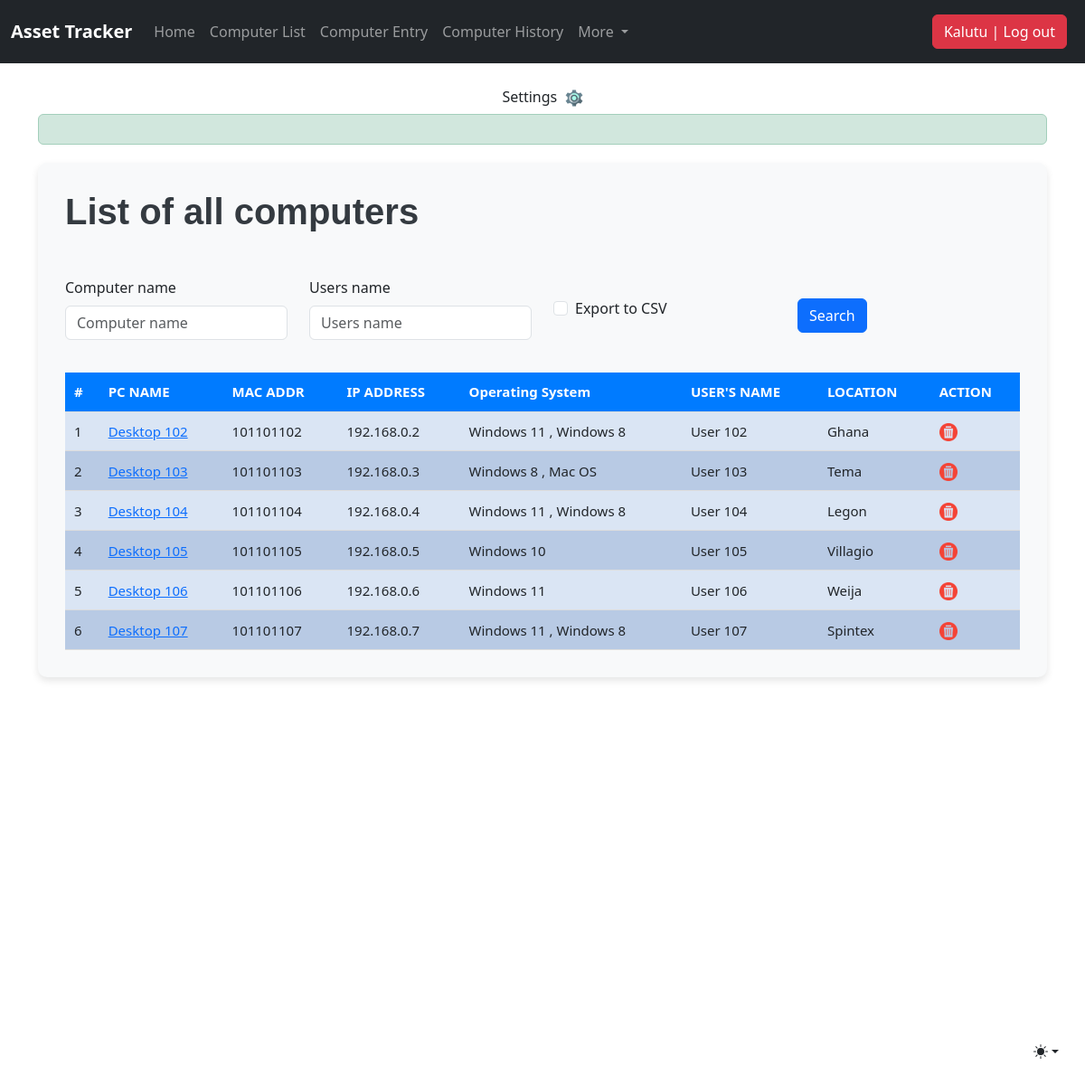
/computer_list/ (signed in), run on the app's committed database.
### djangoapp/models.py (models this page shows, shortened)
class Computer(models.Model):
    computer_name = models.CharField(max_length=30, blank=True, null=True)
    IP_address = models.CharField(max_length=30)
    MAC_address = models.CharField(max_length=30)
    timestamp = models.DateField(auto_now_add = True, auto_now = False, blank=True)
    operating_system = models.ManyToManyField(Operating_system, blank=True)
    users_name = models.CharField(max_length=30, blank=True, null=True)
    location = models.CharField(max_length=30)
    purchase_date = models.DateField("Purchase mm-dd-yy",auto_now_add = False, auto_now = False, blank=True, null=True)
    export_to_CSV = models.BooleanField(default=False)

class Operating_system(models.Model):
    operating_system = models.CharField(max_length=30, blank=True)

### djangoapp/views.py (the view, shortened to what this page needs)
# urls.py: path('computer_list/', computer_list, name='computer_list'),
def computer_list(request):
    title = "List of all computers"
    form = ComputerSearchForm(request.POST or None)
    if request.method == 'POST':
        queryset = Computer.objects.all().order_by('-timestamp').filter(computer_name__icontains=form['computer_name'].value(), users_name__icontains=form['users_name'].value())
    else:
        queryset = Computer.objects.all()
    context = {
        "title": title,
        "queryset": queryset,
        "form": form,
    }
    return render(request, "computer_list.html", context)

### djangoapp/forms.py
class ComputerSearchForm(forms.ModelForm):
    class Meta:
        model = Computer
        fields = ['computer_name', 'users_name', 'export_to_CSV']

### djangoapp/templates/computer_list.html (shortened to what this page needs)
{% extends "header.html" %}
{% load static %}
{% load bootstrap5 %}
{% block header %}
<link rel="stylesheet" href="http://127.0.0.1:8000/static/css/bootstrap.min.css">
<main class="container">
  {% if request.user.is_authenticated %}
  <div class="alert alert-success custom-alert">
  </div>
  <div class="bg-body-tertiary custom-container">
    <h1 class="title mb-5 custom-title">{{ title }}</h1>
    <div class="row mb-3">
      <form method="post" action="" class="pr-4">
          <div class="row align-items-center">
              {% for field in form %}
              <div class="col-sm-3">
                  {% bootstrap_field field %}
              </div>
              {% if field.name == 'export_to_CSV' %}
              <div class="col-sm-3 ml-auto">
                  <input class="btn btn-primary" type="submit" value="Search" />
              </div>
              {% endif %}
              {% endfor %}
          </div>
      </form>
    </div>
    <table class="custom-table">
        <tr>
            <th>#</th>
            <th>PC NAME</th>
            <th>MAC ADDR</th>
            <th>IP ADDRESS</th>
            <th>Operating System</th>
            <th>USER'S NAME</th>
            <th>LOCATION</th>
            <th>ACTION</th>
        </tr>
        {% for instance in queryset %}
        <tr>
          <td>{{ forloop.counter }}</td>
          {% if perms.djangoapp.change_computer %}
          <td><a href="{% url 'computer_edit' id=instance.id %}" data-toggle="tooltip" title="edit this item">{{ instance.computer_name }}</a></td>
          {% else %}
          <td>{{ instance.computer_name }}</td>
          {% endif %}
          <td>{{ instance.MAC_address }}</td>
          <td>{{ instance.IP_address }}</td>
          <td>
              {% for os in instance.operating_system.all %}
                  {{ os.operating_system }}
                  {% if not forloop.last %}, {% endif %}
              {% endfor %}
          </td>
          <td>{{ instance.users_name }}</td>
          <td>{{ instance.location }}</td>
          {% if perms.djangoapp.delete_computer %}
            <td><a href="{% url 'computer_delete' id=instance.id %}" data-toggle="tooltip" title="delete this item"><img class="custom-img" src="{% static 'img/del.png' %}" alt="Delete"></a></td>
          {% else %}
            <td><img class="custom-img" src="{% static 'img/del.png' %}" alt="Delete"></td>
          {% endif %}
        </tr>
        {% endfor %}
    </table>
  </div>
  {% else %}
  <p class="login-link">Log in <a href="/accounts/login">here</a></p>
  {% endif %}
</main>
{% endblock header %}

### djangoapp/templates/navbar.html (shortened to what this page needs)
{% load static %}
<!DOCTYPE html>
<html lang="en">
<head>
    <link href="{% static 'css/bootstrap.min.css' %}" rel="stylesheet">
    <link href="{% static 'css/stylesheet.css' %}" rel="stylesheet">
</head>
<body>
    <nav class="navbar navbar-expand-md navbar-dark fixed-top bg-dark">
        <div class="container-fluid">
            <a class="navbar-brand" href="/">Asset Tracker</a>
            <div class="collapse navbar-collapse" id="navbarCollapse">
                {% if request.user.is_authenticated %}
                <ul class="navbar-nav me-auto mb-2 mb-md-0">
                    <li class="nav-item">
                        <a class="nav-link{% if request.path == '/' %} active{% endif %}" href="/">Home</a>
                    </li>
                    <li class="nav-item">
                        <a class="nav-link{% if request.path == '/computer_list' %} active{% endif %}" href="/computer_list">Computer List</a>
                    </li>
                    <li class="nav-item">
                        <a class="nav-link{% if request.path == '/computer_entry' %} active{% endif %}" href="/computer_entry">Computer Entry</a>
                    </li>
                    <li class="nav-item">
                        <a class="nav-link{% if request.path == '/computerhistory_list' %} active{% endif %}" href="/computerhistory_list">Computer History</a>
                    </li>
                    <li class="nav-item dropdown">
                        <a class="nav-link dropdown-toggle" href="#" id="navbarDropdown" role="button" data-bs-toggle="dropdown" aria-expanded="false">
                            More
                        </a>
                    </li>
                </ul>
                <ul class="navbar-nav ml-auto mb-2 mb-md-0">
                    <li class="nav-item">
                        <a class="nav-link" href="/accounts/logout/">
                            <button class="btn btn-danger">{{ request.user.username }} | Log out</button>
                        </a>
                    </li>
                </ul>
                {% endif %}
            </div>
        </div>
    </nav>
    {% if request.user.is_authenticated %}
    <div class="text-center mt-3">
        <a href="/settings" class="btn btn-settings">
            Settings <img src="{% static 'img/settings.png' %}" alt="Settings Icon">
        </a>
    </div>
    {% endif %}
</body>
</html>

### djangoapp/static/css/stylesheet.css (style rules this page uses)
body { background-image: url(); }
.title { font-family: helvetica; font-weight: bold; font-size: 25px; color: #2e6da4; text-align: left; }
table { width: 100%; text-align: center; font-size: 15px; }
table tr:nth-child(odd) { background: #B8CAE4 }
table tr:nth-child(even) { background: #dae5f4 }

### djangoapp/static/css/navbar-fixed.css (style rules this page uses)
body { min-height: 75rem; padding-top: 4.5rem; }

### djangoapp/templates/navbar.html (style rules this page uses)
.navbar-brand { font-size: 1.8rem; font-weight: bold; }
.nav-link { padding: 0.5rem 1rem; font-size: 1.1rem; transition: color 0.3s ease; }
.dropdown-toggle::after { display: none; }
.btn-settings { color: #fff; background-color: #6c757d; border-color: #6c757d; font-size: 1rem; transition: background-color 0.3s ease, border-color 0.3s ease, color 0.3s ease; }
.btn-settings img { height: 1.2rem; margin-left: 5px; transition: transform 0.3s ease; }

### djangoapp/templates/computer_list.html (style rules this page uses)
.custom-container { background-color: #f8f9fa; border-radius: 10px; padding: 30px; box-shadow: 0 4px 8px rgba(0, 0, 0, 0.1); }
.custom-title { font-size: 2.5rem; color: #343a40; }
.custom-table { width: 100%; margin-top: 20px; border-collapse: collapse; }
.custom-table th, .custom-table td { padding: 10px; text-align: left; border-bottom: 1px solid #ddd; }
.custom-table th { background-color: #007bff; color: white; }
.custom-alert { margin-bottom: 20px; }
.custom-img { height: 20px; }

### data on the page
Computer: computer_name "Desktop 102", MAC_address "101101102", IP_address "192.168.0.2", users_name "User 102", location "Ghana"
Operating_system: operating_system "Windows 11"
Operating_system: operating_system "Windows 8"
Computer: computer_name "Desktop 103", MAC_address "101101103", IP_address "192.168.0.3", users_name "User 103", location "Tema"
Operating_system: operating_system "Mac OS"
Computer: computer_name "Desktop 104", MAC_address "101101104", IP_address "192.168.0.4", users_name "User 104", location "Legon"
Computer: computer_name "Desktop 105", MAC_address "101101105", IP_address "192.168.0.5", users_name "User 105", location "Villagio"
Operating_system: operating_system "Windows 10"
Computer: computer_name "Desktop 106", MAC_address "101101106", IP_address "192.168.0.6", users_name "User 106", location "Weija"
Computer: computer_name "Desktop 107", MAC_address "101101107", IP_address "192.168.0.7", users_name "User 107", location "Spintex"

### other printed values
{{ request.user.username }} "Kalutu"
{{ title }} "List of all computers"
